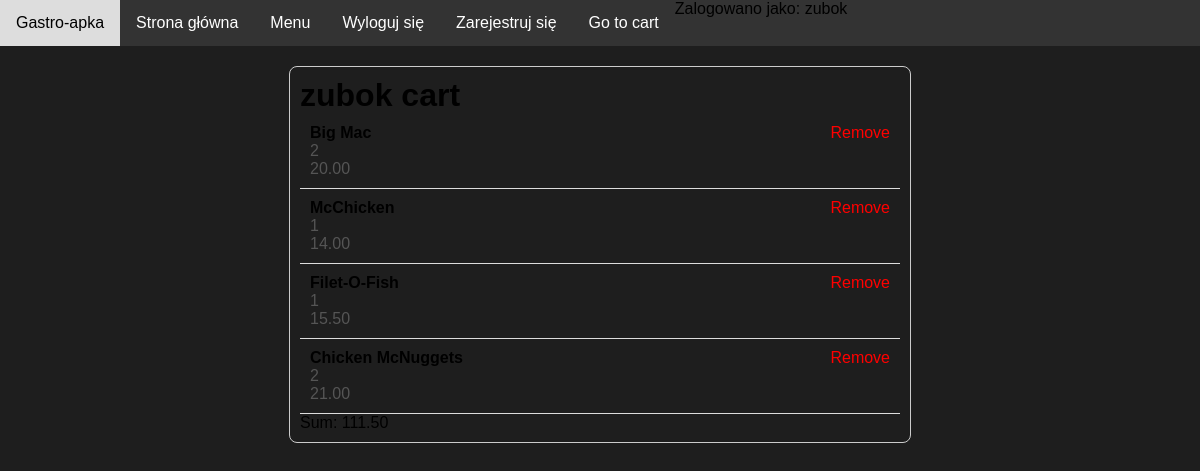
/cart/3/ (signed in), run on the app's committed database.
### gastro_app/models.py (models this page shows, shortened)
class CartItem(models.Model):
    cart = models.ForeignKey(Cart, on_delete=models.CASCADE)
    product = models.ForeignKey(Product, on_delete=models.CASCADE)
    quantity = models.PositiveIntegerField(default=1)

class Product(models.Model):
    name = models.CharField(max_length=100)
    description = models.TextField()
    price = models.DecimalField(max_digits=8, decimal_places=2)
    image = models.ImageField(null=True, blank=True)
    restaurant = models.ForeignKey(Restaurant, on_delete=models.CASCADE)
    def __str__(self):
        return self.name

### gastro_app/views.py (the view)
# urls.py: path('cart/<str:pk>/', views.userCart, name='cart'),
def userCart(request, pk):
    user = User.objects.get(id=pk)
    user_cart = get_object_or_404(Cart, user=request.user)
    cart_items = user_cart.cartitem_set.all()
    total_price = user_cart.calculate_total_price()
    context = {'cart_items': cart_items, 'total_price': total_price}
    return render(request, 'gastro_app/cart.html', context)

### gastro_app/models.py (called while the page is built)
    def calculate_total_price(self):
        total_price = sum(item.product.price * item.quantity for item in self.cartitem_set.all())
        return total_price

### gastro_app/templates/gastro_app/cart.html (shortened to what this page needs)
{% extends 'gastro_app/navbar.html' %}
{% load static %}
{% block content %}
<!DOCTYPE html>
<html lang="en">
<head>
</head>
<body>
    <div class="cart-container">
        <h1> {{request.user.username}} cart</h1>
        {% for item in cart_items %}
        <div class="cart-item">
            <div class="cart-item-details">
                <div class="cart-item-title"> {{ item.product }}</div>
                <div class="cart-item-price">{{ item.quantity }}</div>
                <div class="cart-item-price">{{ item.product.price }}</div>
            </div>
            <div class="cart-item-remove">Remove</div>
        </div>
        {% endfor %}
        Sum: {{ total_price }}
    </div>
</body>
</html>
{% endblock content %}

### gastro_app/templates/gastro_app/navbar.html (shortened to what this page needs)
{% load static %}
<!DOCTYPE html>
<html lang="en">
<head>
  <link rel="stylesheet" href="{% static '/css/styles.css' %}" type="text/css">
</head>
<body>
<nav>
  <a href="#">Gastro-apka</a>
  <a href="{% url 'index' %}">Strona główna</a>
  <a href="{% url 'menu' %}">Menu</a>
  {% if user.is_authenticated %}
  <a href="{% url 'logout' %}">Wyloguj się</a>
  {% else %}
  <a href="{% url 'login' %}">Zaloguj się</a>
  {% endif %}
  <a href="{% url 'register' %}">Zarejestruj się</a>
  {% if user.is_authenticated %}
  <a href="{% url 'cart' request.user.id %}">Go to cart</a>
  {% else %}
  <a href="{% url 'login' %}">Go to cart</a>
  {% endif %}
  Zalogowano jako: {{ request.user.username }}
</nav>
{% block content %}
{% endblock %}
</body>
</html>

### static/css/styles.css (style rules this page uses)
body, h1, h2, p, ul, li { margin: 0; padding: 0; }
body { background-color: #1e1e1e; justify-content: center; align-items: center; height: 100vh; margin: 0; }
nav { background-color: #333; overflow: hidden; }
nav a { float: left; display: block; color: white; text-align: center; padding: 14px 16px; text-decoration: none; }

### gastro_app/templates/gastro_app/cart.html (style rules this page uses)
body { font-family: Arial, sans-serif; margin: 0; padding: 0; box-sizing: border-box; }
.cart-container { max-width: 600px; margin: 20px auto; border: 1px solid #ccc; padding: 10px; border-radius: 8px; }
.cart-item { display: flex; border-bottom: 1px solid #ddd; padding: 10px; }
.cart-item-details { flex: 1; }
.cart-item-title { font-weight: bold; }
.cart-item-price { color: #555; }
.cart-item-remove { color: red; cursor: pointer; }

### data on the page
CartItem: product "Big Mac", quantity "2", product.price "20.00"
CartItem: product "McChicken", quantity "1", product.price "14.00"
CartItem: product "Filet-O-Fish", quantity "1", product.price "15.50"
CartItem: product "Chicken McNuggets", quantity "2", product.price "21.00"

### other printed values
{{ request.user.username }} "zubok"
{{ total_price }} "111.50"
